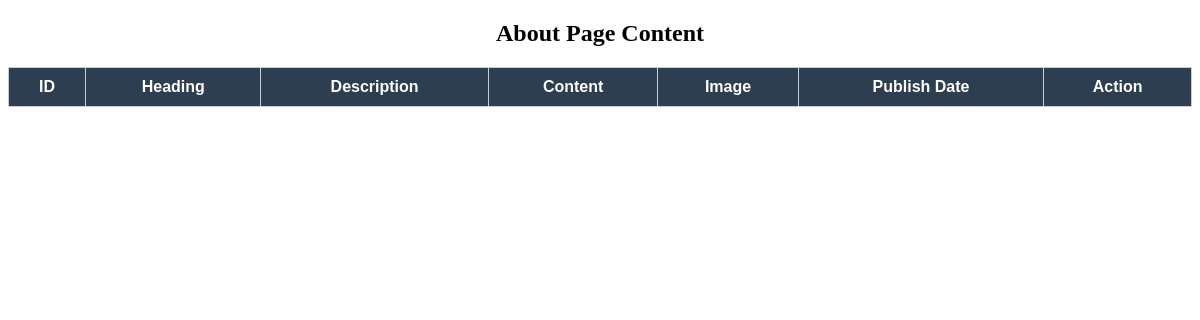
Page /manage_about.php on the earlier database version.
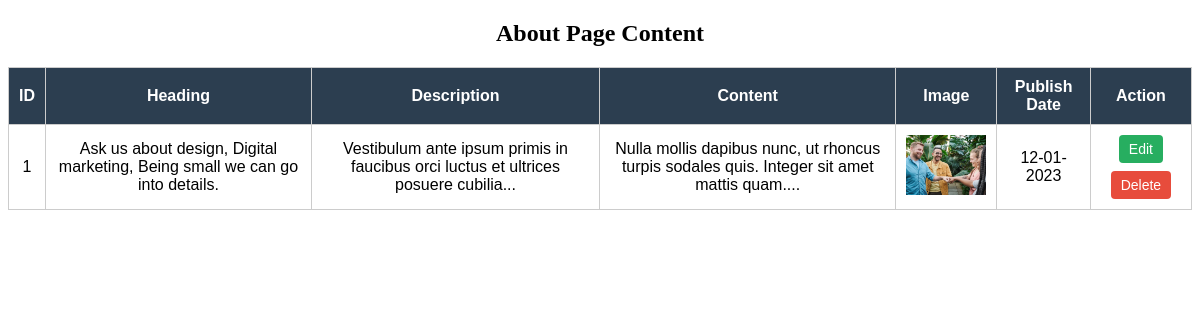
Same page on the later database version.
### tables this page shows
CREATE TABLE `about` (
  `id` int(11) NOT NULL,
  `heading` varchar(255) DEFAULT NULL,
  `description` text DEFAULT NULL,
  `content` text DEFAULT NULL,
  `image` varchar(255) DEFAULT NULL,
  `publish_date` date DEFAULT NULL,
  `status` enum('active','inactive') DEFAULT 'active',
  `created_at` timestamp NOT NULL DEFAULT current_timestamp()
);

### manage_about.php (the view, shortened to what this page needs)
<?php
include("conn.php");
$query = "SELECT * FROM about ORDER BY id DESC";
$result = mysqli_query($conn, $query);
?>
<!DOCTYPE html>
<html>
<head>
</head>
<body>
<h2 align="center">About Page Content</h2>
<table>
    <tr>
        <th>ID</th>
        <th>Heading</th>
        <th>Description</th>
        <th>Content</th>
        <th>Image</th>
        <th>Publish Date</th>
        <th>Action</th>
    </tr>
    <?php while($row = mysqli_fetch_assoc($result)) { ?>
    <tr>
        <td><?php echo $row['id']; ?></td>
        <td><?php echo $row['heading']; ?></td>
        <td><?php echo substr($row['description'],0,80); ?>...</td>
        <td><?php echo substr($row['content'],0,100); ?>...</td>
        <td>
            <?php if($row['image'] != "") { ?>
                <img src="assets/images/<?php echo $row['image']; ?>">
            <?php } else { echo "No Image"; } ?>
        </td>
        <td><?php echo date("d-m-Y", strtotime($row['publish_date'])); ?></td>
        <td>
    <div class="action-btns">
        <a href="about_edit.php?id=<?php echo $row['id']; ?>" class="btn edit">Edit</a>
        <a href="about_delete.php?id=<?php echo $row['id']; ?>"
           class="btn delete"
           onclick="return confirm('Are you sure?')">Delete</a>
    </div>
</td>
    </tr>
    <?php } ?>
</table>
</body>
</html>

Differences in the rows shown:
added about: id "1", heading "Ask us about design, Digital marketing, Being small we can go into details.", description "Vestibulum ante ipsum primis in faucibus orci luctus et ultrices posuere cubilia", content "Nulla mollis dapibus nunc, ut rhoncus turpis sodales quis. Integer sit amet mattis quam.", image (picture), publish_date "12-01-2023"
